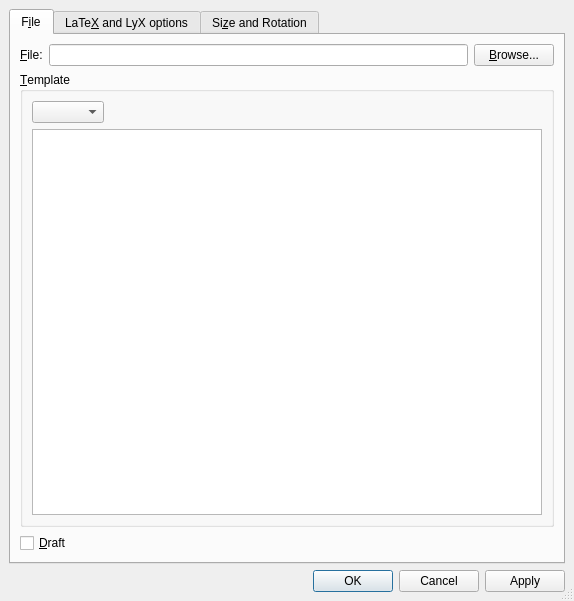
<?xml version="1.0" encoding="UTF-8"?>
<ui version="4.0">
 <class>ExternalUi</class>
 <widget class="QDialog" name="ExternalUi">
  <property name="geometry">
   <rect>
    <x>0</x>
    <y>0</y>
    <width>574</width>
    <height>601</height>
   </rect>
  </property>
  <property name="windowTitle">
   <string/>
  </property>
  <property name="sizeGripEnabled">
   <bool>true</bool>
  </property>
  <layout class="QGridLayout">
   <property name="leftMargin">
    <number>9</number>
   </property>
   <property name="topMargin">
    <number>9</number>
   </property>
   <property name="rightMargin">
    <number>9</number>
   </property>
   <property name="bottomMargin">
    <number>9</number>
   </property>
   <property name="spacing">
    <number>6</number>
   </property>
   <item row="0" column="0">
    <widget class="QTabWidget" name="tab">
     <property name="toolTip">
      <string/>
     </property>
     <property name="currentIndex">
      <number>0</number>
     </property>
     <widget class="QWidget" name="filetab">
      <attribute name="title">
       <string>F&amp;ile</string>
      </attribute>
      <layout class="QGridLayout">
       <property name="leftMargin">
        <number>9</number>
       </property>
       <property name="topMargin">
        <number>9</number>
       </property>
       <property name="rightMargin">
        <number>9</number>
       </property>
       <property name="bottomMargin">
        <number>9</number>
       </property>
       <property name="spacing">
        <number>6</number>
       </property>
       <item row="0" column="1">
        <widget class="QLineEdit" name="fileED">
         <property name="toolTip">
          <string>Filename</string>
         </property>
         <property name="inputMethodHints">
          <set>Qt::ImhPreferLatin</set>
         </property>
        </widget>
       </item>
       <item row="0" column="0">
        <widget class="QLabel" name="fileLA">
         <property name="toolTip">
          <string>Filename</string>
         </property>
         <property name="text">
          <string>&amp;File:</string>
         </property>
         <property name="buddy">
          <cstring>fileED</cstring>
         </property>
        </widget>
       </item>
       <item row="0" column="2">
        <widget class="QPushButton" name="browsePB">
         <property name="toolTip">
          <string>Select a file</string>
         </property>
         <property name="text">
          <string>&amp;Browse...</string>
         </property>
        </widget>
       </item>
       <item row="2" column="0" colspan="3">
        <widget class="QCheckBox" name="draftCB">
         <property name="text">
          <string>&amp;Draft</string>
         </property>
        </widget>
       </item>
       <item row="1" column="0" colspan="3">
        <widget class="QGroupBox" name="GroupBox3">
         <property name="title">
          <string>&amp;Template</string>
         </property>
         <property name="flat">
          <bool>true</bool>
         </property>
         <layout class="QGridLayout">
          <property name="leftMargin">
           <number>9</number>
          </property>
          <property name="topMargin">
           <number>9</number>
          </property>
          <property name="rightMargin">
           <number>9</number>
          </property>
          <property name="bottomMargin">
           <number>9</number>
          </property>
          <property name="spacing">
           <number>6</number>
          </property>
          <item row="1" column="0" colspan="2">
           <widget class="QTextBrowser" name="externalTB"/>
          </item>
          <item row="0" column="1">
           <spacer>
            <property name="orientation">
             <enum>Qt::Horizontal</enum>
            </property>
            <property name="sizeType">
             <enum>QSizePolicy::Preferred</enum>
            </property>
            <property name="sizeHint" stdset="0">
             <size>
              <width>20</width>
              <height>20</height>
             </size>
            </property>
           </spacer>
          </item>
          <item row="0" column="0">
           <widget class="QComboBox" name="externalCO">
            <property name="sizePolicy">
             <sizepolicy hsizetype="Fixed" vsizetype="Fixed">
              <horstretch>0</horstretch>
              <verstretch>0</verstretch>
             </sizepolicy>
            </property>
            <property name="toolTip">
             <string>Available templates</string>
            </property>
            <property name="inputMethodHints">
             <set>Qt::ImhLatinOnly</set>
            </property>
           </widget>
          </item>
         </layout>
        </widget>
       </item>
      </layout>
     </widget>
     <widget class="QWidget" name="lyxviewtab">
      <attribute name="title">
       <string>LaTe&amp;X and LyX options</string>
      </attribute>
      <layout class="QVBoxLayout">
       <property name="spacing">
        <number>6</number>
       </property>
       <property name="leftMargin">
        <number>9</number>
       </property>
       <property name="topMargin">
        <number>9</number>
       </property>
       <property name="rightMargin">
        <number>9</number>
       </property>
       <property name="bottomMargin">
        <number>9</number>
       </property>
       <item>
        <widget class="QGroupBox" name="optionsGB">
         <property name="title">
          <string>LaTeX Options</string>
         </property>
         <property name="flat">
          <bool>true</bool>
         </property>
         <layout class="QGridLayout">
          <property name="leftMargin">
           <number>9</number>
          </property>
          <property name="topMargin">
           <number>9</number>
          </property>
          <property name="rightMargin">
           <number>9</number>
          </property>
          <property name="bottomMargin">
           <number>9</number>
          </property>
          <property name="spacing">
           <number>6</number>
          </property>
          <item row="1" column="1">
           <widget class="QLineEdit" name="extraED">
            <property name="inputMethodHints">
             <set>Qt::ImhPreferLatin</set>
            </property>
           </widget>
          </item>
          <item row="0" column="1">
           <widget class="QLabel" name="optionLA">
            <property name="text">
             <string>O&amp;ption:</string>
            </property>
            <property name="buddy">
             <cstring>extraED</cstring>
            </property>
           </widget>
          </item>
          <item row="1" column="0">
           <widget class="QComboBox" name="extraFormatCO">
            <property name="inputMethodHints">
             <set>Qt::ImhLatinOnly</set>
            </property>
           </widget>
          </item>
          <item row="0" column="0">
           <widget class="QLabel" name="formatLA">
            <property name="text">
             <string>For&amp;mat:</string>
            </property>
            <property name="textFormat">
             <enum>Qt::AutoText</enum>
            </property>
            <property name="buddy">
             <cstring>extraFormatCO</cstring>
            </property>
           </widget>
          </item>
         </layout>
        </widget>
       </item>
       <item>
        <widget class="QGroupBox" name="displayGB">
         <property name="toolTip">
          <string>Enable LyX to preview this material; only if graphics previewing is not disabled at application level (see Preference dialog).</string>
         </property>
         <property name="title">
          <string>&amp;Show in LyX</string>
         </property>
         <property name="flat">
          <bool>true</bool>
         </property>
         <property name="checkable">
          <bool>true</bool>
         </property>
         <layout class="QGridLayout">
          <property name="leftMargin">
           <number>9</number>
          </property>
          <property name="topMargin">
           <number>9</number>
          </property>
          <property name="rightMargin">
           <number>9</number>
          </property>
          <property name="bottomMargin">
           <number>9</number>
          </property>
          <property name="spacing">
           <number>6</number>
          </property>
          <item row="0" column="0">
           <widget class="QLabel" name="scaleLA">
            <property name="toolTip">
             <string>Percentage to scale by in LyX</string>
            </property>
            <property name="text">
             <string>Sca&amp;le on Screen (%):</string>
            </property>
            <property name="buddy">
             <cstring>displayscaleED</cstring>
            </property>
           </widget>
          </item>
          <item row="0" column="1">
           <widget class="QLineEdit" name="displayscaleED">
            <property name="enabled">
             <bool>true</bool>
            </property>
            <property name="sizePolicy">
             <sizepolicy hsizetype="Fixed" vsizetype="Fixed">
              <horstretch>0</horstretch>
              <verstretch>0</verstretch>
             </sizepolicy>
            </property>
            <property name="toolTip">
             <string>Percentage to scale by in LyX</string>
            </property>
            <property name="inputMethodHints">
             <set>Qt::ImhDigitsOnly</set>
            </property>
           </widget>
          </item>
          <item row="0" column="2">
           <spacer>
            <property name="orientation">
             <enum>Qt::Horizontal</enum>
            </property>
            <property name="sizeHint" stdset="0">
             <size>
              <width>40</width>
              <height>20</height>
             </size>
            </property>
           </spacer>
          </item>
         </layout>
        </widget>
       </item>
       <item>
        <spacer>
         <property name="orientation">
          <enum>Qt::Vertical</enum>
         </property>
         <property name="sizeHint" stdset="0">
          <size>
           <width>81</width>
           <height>196</height>
          </size>
         </property>
        </spacer>
       </item>
      </layout>
     </widget>
     <widget class="QWidget" name="sizetab">
      <attribute name="title">
       <string>Si&amp;ze and Rotation</string>
      </attribute>
      <layout class="QGridLayout">
       <property name="leftMargin">
        <number>9</number>
       </property>
       <property name="topMargin">
        <number>9</number>
       </property>
       <property name="rightMargin">
        <number>9</number>
       </property>
       <property name="bottomMargin">
        <number>9</number>
       </property>
       <property name="spacing">
        <number>6</number>
       </property>
       <item row="1" column="0">
        <widget class="QGroupBox" name="rotationGB">
         <property name="title">
          <string>Rotate</string>
         </property>
         <property name="flat">
          <bool>true</bool>
         </property>
         <layout class="QGridLayout">
          <property name="leftMargin">
           <number>9</number>
          </property>
          <property name="topMargin">
           <number>9</number>
          </property>
          <property name="rightMargin">
           <number>9</number>
          </property>
          <property name="bottomMargin">
           <number>9</number>
          </property>
          <property name="spacing">
           <number>6</number>
          </property>
          <item row="0" column="1">
           <spacer>
            <property name="orientation">
             <enum>Qt::Horizontal</enum>
            </property>
            <property name="sizeType">
             <enum>QSizePolicy::Expanding</enum>
            </property>
            <property name="sizeHint" stdset="0">
             <size>
              <width>20</width>
              <height>20</height>
             </size>
            </property>
           </spacer>
          </item>
          <item row="0" column="0">
           <layout class="QGridLayout">
            <property name="leftMargin">
             <number>0</number>
            </property>
            <property name="topMargin">
             <number>0</number>
            </property>
            <property name="rightMargin">
             <number>0</number>
            </property>
            <property name="bottomMargin">
             <number>0</number>
            </property>
            <property name="spacing">
             <number>6</number>
            </property>
            <item row="0" column="1">
             <widget class="QLineEdit" name="angleED">
              <property name="sizePolicy">
               <sizepolicy hsizetype="Fixed" vsizetype="Fixed">
                <horstretch>0</horstretch>
                <verstretch>0</verstretch>
               </sizepolicy>
              </property>
              <property name="toolTip">
               <string>Angle to rotate image by</string>
              </property>
              <property name="inputMethodHints">
               <set>Qt::ImhDigitsOnly</set>
              </property>
              <property name="text">
               <string/>
              </property>
             </widget>
            </item>
            <item row="1" column="0">
             <widget class="QLabel" name="originLA">
              <property name="toolTip">
               <string>The origin of the rotation</string>
              </property>
              <property name="text">
               <string>Ori&amp;gin:</string>
              </property>
              <property name="buddy">
               <cstring>originCO</cstring>
              </property>
             </widget>
            </item>
            <item row="1" column="1">
             <widget class="QComboBox" name="originCO">
              <property name="toolTip">
               <string>The origin of the rotation</string>
              </property>
             </widget>
            </item>
            <item row="0" column="0">
             <widget class="QLabel" name="angleLA">
              <property name="toolTip">
               <string>Angle to rotate image by</string>
              </property>
              <property name="text">
               <string>A&amp;ngle:</string>
              </property>
              <property name="buddy">
               <cstring>angleED</cstring>
              </property>
             </widget>
            </item>
           </layout>
          </item>
         </layout>
        </widget>
       </item>
       <item row="0" column="0">
        <widget class="QGroupBox" name="scaleGB">
         <property name="title">
          <string>Scale</string>
         </property>
         <property name="flat">
          <bool>true</bool>
         </property>
         <layout class="QGridLayout">
          <property name="leftMargin">
           <number>9</number>
          </property>
          <property name="topMargin">
           <number>9</number>
          </property>
          <property name="rightMargin">
           <number>9</number>
          </property>
          <property name="bottomMargin">
           <number>9</number>
          </property>
          <property name="spacing">
           <number>6</number>
          </property>
          <item row="1" column="2">
           <widget class="lyx::frontend::LengthCombo" name="heightUnitCO">
            <property name="inputMethodHints">
             <set>Qt::ImhLatinOnly</set>
            </property>
           </widget>
          </item>
          <item row="0" column="2">
           <widget class="lyx::frontend::LengthCombo" name="widthUnitCO">
            <property name="inputMethodHints">
             <set>Qt::ImhLatinOnly</set>
            </property>
           </widget>
          </item>
          <item row="1" column="1">
           <widget class="QLineEdit" name="heightED">
            <property name="enabled">
             <bool>true</bool>
            </property>
            <property name="toolTip">
             <string>Height of image in output</string>
            </property>
            <property name="inputMethodHints">
             <set>Qt::ImhDigitsOnly</set>
            </property>
           </widget>
          </item>
          <item row="0" column="1">
           <widget class="QLineEdit" name="widthED">
            <property name="enabled">
             <bool>true</bool>
            </property>
            <property name="toolTip">
             <string>Width of image in output</string>
            </property>
            <property name="inputMethodHints">
             <set>Qt::ImhDigitsOnly</set>
            </property>
           </widget>
          </item>
          <item row="0" column="0">
           <widget class="QLabel" name="widthLA">
            <property name="enabled">
             <bool>true</bool>
            </property>
            <property name="text">
             <string>&amp;Width:</string>
            </property>
            <property name="buddy">
             <cstring>widthED</cstring>
            </property>
           </widget>
          </item>
          <item row="2" column="1" colspan="2">
           <widget class="QCheckBox" name="aspectratioCB">
            <property name="enabled">
             <bool>true</bool>
            </property>
            <property name="toolTip">
             <string>Maintain aspect ratio with largest dimension</string>
            </property>
            <property name="text">
             <string>&amp;Maintain aspect ratio</string>
            </property>
           </widget>
          </item>
          <item row="1" column="0">
           <widget class="QLabel" name="heightLA">
            <property name="enabled">
             <bool>true</bool>
            </property>
            <property name="text">
             <string>&amp;Height:</string>
            </property>
            <property name="buddy">
             <cstring>heightED</cstring>
            </property>
           </widget>
          </item>
         </layout>
        </widget>
       </item>
       <item row="2" column="0">
        <widget class="QGroupBox" name="cropGB">
         <property name="title">
          <string>Crop</string>
         </property>
         <property name="flat">
          <bool>true</bool>
         </property>
         <layout class="QGridLayout">
          <property name="leftMargin">
           <number>9</number>
          </property>
          <property name="topMargin">
           <number>9</number>
          </property>
          <property name="rightMargin">
           <number>9</number>
          </property>
          <property name="bottomMargin">
           <number>9</number>
          </property>
          <property name="spacing">
           <number>6</number>
          </property>
          <item row="0" column="0" colspan="2">
           <widget class="QCheckBox" name="clipCB">
            <property name="toolTip">
             <string>Clip to bounding box values</string>
            </property>
            <property name="text">
             <string>Clip to &amp;bounding box</string>
            </property>
           </widget>
          </item>
          <item row="3" column="0">
           <widget class="QLabel" name="lbLA">
            <property name="text">
             <string>Left botto&amp;m:</string>
            </property>
            <property name="buddy">
             <cstring>xlED</cstring>
            </property>
           </widget>
          </item>
          <item row="2" column="3">
           <widget class="QLineEdit" name="ytED">
            <property name="inputMethodHints">
             <set>Qt::ImhDigitsOnly</set>
            </property>
           </widget>
          </item>
          <item row="1" column="1">
           <widget class="QLabel" name="xLA">
            <property name="text">
             <string>x</string>
            </property>
           </widget>
          </item>
          <item row="2" column="0">
           <widget class="QLabel" name="rtLA">
            <property name="text">
             <string>Right &amp;top:</string>
            </property>
            <property name="buddy">
             <cstring>xrED</cstring>
            </property>
           </widget>
          </item>
          <item row="0" column="3">
           <widget class="QPushButton" name="getbbPB">
            <property name="toolTip">
             <string>Get bounding box from the (EPS) file</string>
            </property>
            <property name="text">
             <string>&amp;Get from File</string>
            </property>
           </widget>
          </item>
          <item row="3" column="1">
           <widget class="QLineEdit" name="xlED">
            <property name="toolTip">
             <string/>
            </property>
            <property name="inputMethodHints">
             <set>Qt::ImhDigitsOnly</set>
            </property>
           </widget>
          </item>
          <item row="0" column="2">
           <spacer>
            <property name="orientation">
             <enum>Qt::Horizontal</enum>
            </property>
            <property name="sizeHint" stdset="0">
             <size>
              <width>43</width>
              <height>18</height>
             </size>
            </property>
           </spacer>
          </item>
          <item row="3" column="3">
           <widget class="QLineEdit" name="ybED">
            <property name="inputMethodHints">
             <set>Qt::ImhDigitsOnly</set>
            </property>
           </widget>
          </item>
          <item row="1" column="3">
           <widget class="QLabel" name="yLA">
            <property name="text">
             <string>y</string>
            </property>
           </widget>
          </item>
          <item row="2" column="1">
           <widget class="QLineEdit" name="xrED">
            <property name="inputMethodHints">
             <set>Qt::ImhDigitsOnly</set>
            </property>
           </widget>
          </item>
          <item row="2" column="2">
           <widget class="lyx::frontend::LengthCombo" name="xrUnitCO">
            <property name="inputMethodHints">
             <set>Qt::ImhLatinOnly</set>
            </property>
           </widget>
          </item>
          <item row="2" column="4">
           <widget class="lyx::frontend::LengthCombo" name="ytUnitCO">
            <property name="inputMethodHints">
             <set>Qt::ImhLatinOnly</set>
            </property>
           </widget>
          </item>
          <item row="3" column="2">
           <widget class="lyx::frontend::LengthCombo" name="xlUnitCO">
            <property name="inputMethodHints">
             <set>Qt::ImhLatinOnly</set>
            </property>
           </widget>
          </item>
          <item row="3" column="4">
           <widget class="lyx::frontend::LengthCombo" name="ybUnitCO">
            <property name="inputMethodHints">
             <set>Qt::ImhLatinOnly</set>
            </property>
           </widget>
          </item>
         </layout>
        </widget>
       </item>
      </layout>
     </widget>
    </widget>
   </item>
   <item row="1" column="0">
    <layout class="QHBoxLayout">
     <property name="spacing">
      <number>6</number>
     </property>
     <property name="leftMargin">
      <number>0</number>
     </property>
     <property name="topMargin">
      <number>0</number>
     </property>
     <property name="rightMargin">
      <number>0</number>
     </property>
     <property name="bottomMargin">
      <number>0</number>
     </property>
     <item>
      <widget class="QDialogButtonBox" name="buttonBox">
       <property name="standardButtons">
        <set>QDialogButtonBox::Apply|QDialogButtonBox::Cancel|QDialogButtonBox::Ok</set>
       </property>
      </widget>
     </item>
    </layout>
   </item>
  </layout>
 </widget>
 <customwidgets>
  <customwidget>
   <class>lyx::frontend::LengthCombo</class>
   <extends>QComboBox</extends>
   <header>LengthCombo.h</header>
  </customwidget>
 </customwidgets>
 <tabstops>
  <tabstop>tab</tabstop>
  <tabstop>fileED</tabstop>
  <tabstop>browsePB</tabstop>
  <tabstop>externalCO</tabstop>
  <tabstop>externalTB</tabstop>
  <tabstop>draftCB</tabstop>
  <tabstop>angleED</tabstop>
  <tabstop>originCO</tabstop>
 </tabstops>
 <includes>
  <include location="local">qt_i18n.h</include>
 </includes>
 <resources/>
 <connections/>
</ui>
